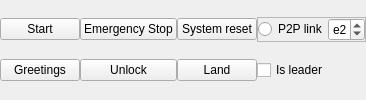
       <widget class="QFrame" name="frame_8">
        <property name="frameShape">
         <enum>QFrame::NoFrame</enum>
        </property>
        <property name="frameShadow">
         <enum>QFrame::Raised</enum>
        </property>
        <layout class="QGridLayout" name="gridLayout_5">
         <property name="leftMargin">
          <number>0</number>
         </property>
         <property name="topMargin">
          <number>0</number>
         </property>
         <property name="rightMargin">
          <number>0</number>
         </property>
         <property name="bottomMargin">
          <number>0</number>
         </property>
         <property name="spacing">
          <number>0</number>
         </property>
         <item row="0" column="1">
          <widget class="QPushButton" name="bt_emergency_stop">
           <property name="text">
            <string>Emergency Stop</string>
           </property>
          </widget>
         </item>
         <item row="0" column="2">
          <widget class="QPushButton" name="bt_system_reset">
           <property name="text">
            <string>System reset</string>
           </property>
          </widget>
         </item>
         <item row="0" column="0">
          <widget class="QPushButton" name="bt_start">
           <property name="text">
            <string>Start</string>
           </property>
          </widget>
         </item>
         <item row="0" column="3">
          <widget class="QFrame" name="frame_16">
           <property name="frameShape">
            <enum>QFrame::StyledPanel</enum>
           </property>
           <property name="frameShadow">
            <enum>QFrame::Raised</enum>
           </property>
           <layout class="QHBoxLayout" name="horizontalLayout">
            <property name="leftMargin">
             <number>0</number>
            </property>
            <property name="topMargin">
             <number>0</number>
            </property>
            <property name="rightMargin">
             <number>0</number>
            </property>
            <property name="bottomMargin">
             <number>0</number>
            </property>
            <item>
             <layout class="QHBoxLayout" name="horizontalLayout_21">
              <property name="spacing">
               <number>0</number>
              </property>
              <item>
               <widget class="QRadioButton" name="rdbt_p2p_system">
                <property name="text">
                 <string>P2P link</string>
                </property>
               </widget>
              </item>
              <item>
               <widget class="QSpinBox" name="spbx_p2p_address">
                <property name="maximum">
                 <number>254</number>
                </property>
                <property name="value">
                 <number>226</number>
                </property>
                <property name="displayIntegerBase">
                 <number>16</number>
                </property>
               </widget>
              </item>
             </layout>
            </item>
           </layout>
          </widget>
         </item>
         <item row="2" column="2">
          <widget class="QPushButton" name="bt_land">
           <property name="text">
            <string>Land</string>
           </property>
          </widget>
         </item>
         <item row="2" column="1">
          <widget class="QPushButton" name="bt_unlock">
           <property name="text">
            <string>Unlock</string>
           </property>
          </widget>
         </item>
         <item row="2" column="0">
          <widget class="QPushButton" name="bt_greetings">
           <property name="text">
            <string>Greetings</string>
           </property>
          </widget>
         </item>
         <item row="2" column="3">
          <widget class="QCheckBox" name="rdbt_is_leader">
           <property name="text">
            <string>Is leader</string>
           </property>
          </widget>
         </item>
        </layout>
       </widget>
